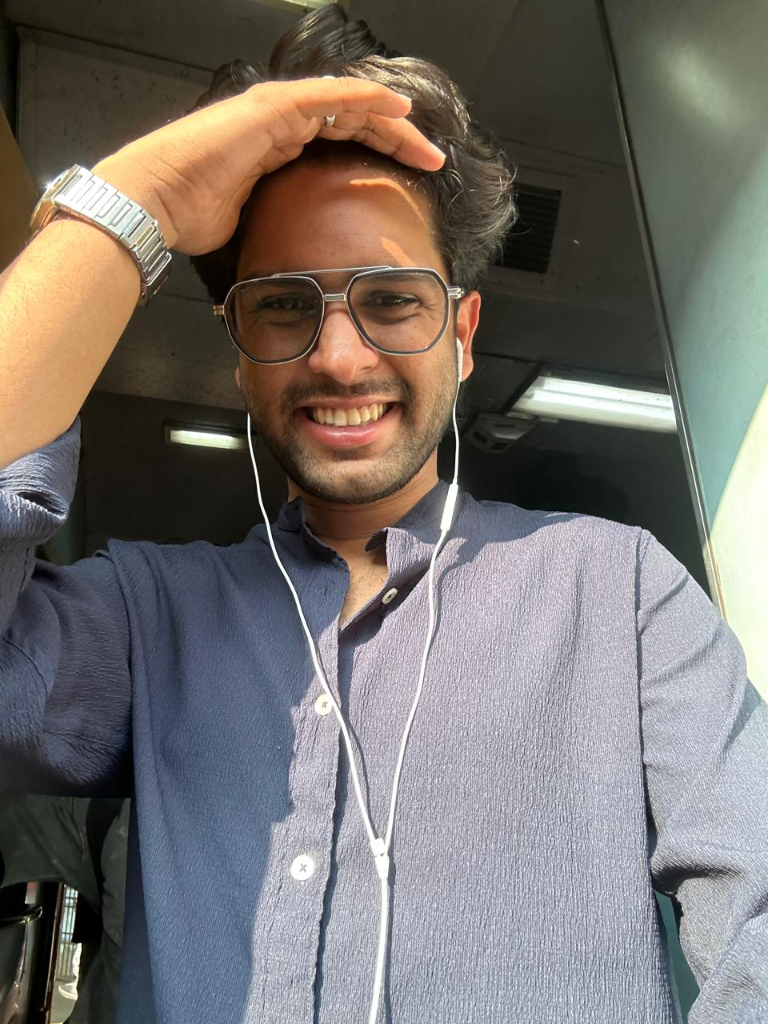
#> input picture source-photo.jpg, 768 x 1024 px
$ python make_banner.py
#> lines starting #> are read from the running program, lines starting #| are printed output that depends on the picture; after the words box and inside, x2 and y2 are one past the last pixel; in counts of white or black regions, pixels touching at a corner belong together
"""Generate dark/light animated GitHub profile banners.

Usage: python scripts/make_banner.py
Requires source-photo.jpg and source-mask.png from prep_photo.py.
"""
from __future__ import annotations

from pathlib import Path

import cv2
import numpy as np
from PIL import Image, ImageDraw, ImageEnhance, ImageFilter, ImageOps
from scipy.optimize import linear_sum_assignment

ROOT = Path(__file__).resolve().parent.parent
PHOTO = ROOT / "source-photo.jpg"
MASK = ROOT / "source-mask.png"
DATA = ROOT / "data"

GRID_W, GRID_H = 300, 340
CANVAS_W, CANVAS_H = 1180, 610
PORTRAIT_COLOR = {"dark": "#A78BFA", "light": "#7C3AED"}
CHROME = "#10B981"
ACCENT = {"dark": "#22D3EE", "light": "#0891B2"}
BACKGROUND = {"dark": "#0A101F", "light": "#F4F7FB"}
PANEL = {"dark": "#0D1424", "light": "#FFFFFF"}
TEXT = {"dark": "#E6EDF3", "light": "#172033"}
MUTED = {"dark": "#8290A4", "light": "#667085"}
DOT_SIZE = 1
INTRO_GROUPS = 60
DRIFT_BANDS = 94
TRAVELLER_COUNT = 900
LOOP_SECONDS = 14.2
FRAME_X, FRAME_Y, FRAME_W, FRAME_H = 28, 82, 420, 500
IMAGE_Y, IMAGE_SCALE = 119, 1.18
SEED = 650

# Profile details reused from the existing info card and confirmed by the user.
DISPLAY_NAME = "Shad"
USERNAME = "shaad0650"
ROLE = "Backend Intern @ Harman International"
ORIGIN = "Kozhikode"
EDUCATION = "IIIT DM Jabalpur, class of 2027"
STATUS = "Building · Learning · Shipping"
TOOLCHAIN = "VS Code · Git"
LANGUAGES = "TypeScript · JavaScript"
FRONTEND = "Next.js · React Native/Expo"
BACKEND = "Node.js · Socket.io"
DATABASE = "PostgreSQL/PostGIS · Redis"
GITHUB = "github.com/shaad0650"

EVENT_SECONDS = np.array([0.0, 3.0, 4.3, 6.3, 7.6, 9.6, 10.9, 12.9, LOOP_SECONDS])
KEY_TIMES = ";".join(f"{v / LOOP_SECONDS:.5f}" for v in EVENT_SECONDS)


def crop_to_grid_aspect(image: Image.Image, mask: Image.Image) -> tuple[Image.Image, Image.Image]:
    target_ratio = GRID_W / GRID_H
    width, height = image.size
    if width / height > target_ratio:
        crop_w = round(height * target_ratio)
        left = (width - crop_w) // 2
        box = (left, 0, left + crop_w, height)
    else:
        crop_h = round(width / target_ratio)
        top = max(0, min(height - crop_h, round(height * 0.04)))
        box = (0, top, width, top + crop_h)

    image = image.crop(box).resize((GRID_W, GRID_H), Image.Resampling.LANCZOS)
    mask = mask.crop(box).resize((GRID_W, GRID_H), Image.Resampling.LANCZOS)
    return image, mask


def clean_subject_mask(mask_image: Image.Image) -> np.ndarray:
    raw = np.asarray(mask_image.convert("L"), dtype=np.uint8)
    mask = np.where(raw >= 112, 255, 0).astype(np.uint8)
    kernel = cv2.getStructuringElement(cv2.MORPH_ELLIPSE, (5, 5))
    mask = cv2.morphologyEx(mask, cv2.MORPH_CLOSE, kernel)

    flood = mask.copy()
    flood_pad = np.zeros((GRID_H + 2, GRID_W + 2), dtype=np.uint8)
    cv2.floodFill(flood, flood_pad, (0, 0), 255)
    mask = cv2.bitwise_or(mask, cv2.bitwise_not(flood))

    count, labels, stats, _ = cv2.connectedComponentsWithStats(mask, 8)
    if count <= 1:
        raise ValueError("The source mask contains no foreground subject.")
    largest = 1 + int(np.argmax(stats[1:, cv2.CC_STAT_AREA]))
    cleaned = np.where(labels == largest, 255, 0).astype(np.uint8)
    return cleaned > 0


def prepare_raster() -> tuple[np.ndarray, np.ndarray]:
    if not PHOTO.is_file():
        raise FileNotFoundError(f"Portrait photo not found: {PHOTO}")
    if not MASK.is_file():
        raise FileNotFoundError(
            f"Subject mask not found: {MASK}. Run scripts/prep_photo.py first."
        )

    image = Image.open(PHOTO).convert("RGB")
    mask_image = Image.open(MASK).convert("L")
    if image.size != mask_image.size:
        raise ValueError("source-photo.jpg and source-mask.png must have matching dimensions.")

    image, mask_image = crop_to_grid_aspect(image, mask_image)
    gray = ImageOps.grayscale(image)
    gray = ImageOps.autocontrast(gray, cutoff=1)
    gray = ImageEnhance.Contrast(gray).enhance(1.3)
    gray = gray.filter(ImageFilter.UnsharpMask(radius=3, percent=140))
    subject = clean_subject_mask(mask_image)
    return np.asarray(gray, dtype=np.uint8), subject


def floyd_steinberg(gray: np.ndarray, foreground: np.ndarray | None, dark_mode: bool) -> np.ndarray:
    source = gray.astype(np.float32)
    work = 255.0 - source if dark_mode else source.copy()
    if foreground is None:
        foreground = np.ones(work.shape, dtype=bool)
    dots = np.zeros(work.shape, dtype=bool)
    height, width = work.shape

    for y in range(height):
        forward = (y % 2) == 0
        xs = range(width) if forward else range(width - 1, -1, -1)
        direction = 1 if forward else -1
        for x in xs:
            if not foreground[y, x]:
                work[y, x] = 255.0
                continue

            old = float(np.clip(work[y, x], 0.0, 255.0))
            new = 0.0 if old < 128.0 else 255.0
            dots[y, x] = new == 0.0
            error = old - new
            neighbors = (
                (x + direction, y, 7 / 16),
                (x - direction, y + 1, 3 / 16),
                (x, y + 1, 5 / 16),
                (x + direction, y + 1, 1 / 16),
            )
            for nx, ny, weight in neighbors:
                if 0 <= nx < width and ny < height and foreground[ny, nx]:
                    work[ny, nx] += error * weight

    return dots


def logo_masks() -> tuple[list[np.ndarray], list[str]]:
    labels = ["NODE.JS", "TYPESCRIPT", "NEXT.JS"]
    masks: list[np.ndarray] = []
    for kind in range(3):
        canvas = Image.new("L", (GRID_W, GRID_H), 0)
        draw = ImageDraw.Draw(canvas)
        cx, cy = GRID_W // 2, GRID_H // 2
        if kind == 0:
            nodes = [(cx, cy - 38), (cx - 34, cy + 22), (cx + 34, cy + 22)]
            draw.line([nodes[0], nodes[1]], fill=255, width=8)
            draw.line([nodes[0], nodes[2]], fill=255, width=8)
            draw.line([nodes[1], nodes[2]], fill=255, width=8)
            for x, y in nodes:
                draw.ellipse((x - 11, y - 11, x + 11, y + 11), fill=255)
        elif kind == 1:
            draw.line([(cx - 48, cy - 35), (cx - 78, cy), (cx - 48, cy + 35)],
                      fill=255, width=10, joint="curve")
            draw.line([(cx + 48, cy - 35), (cx + 78, cy), (cx + 48, cy + 35)],
                      fill=255, width=10, joint="curve")
            draw.line([(cx + 19, cy - 43), (cx - 19, cy + 43)], fill=255, width=9)
        else:
            draw.line([(cx - 35, cy + 40), (cx - 35, cy - 40),
                       (cx + 35, cy + 40), (cx + 35, cy - 40)],
                      fill=255, width=11, joint="curve")
        masks.append(np.asarray(canvas, dtype=np.uint8) > 0)
    return masks, labels


def sample_shape(mask: np.ndarray, count: int, rng: np.random.Generator) -> np.ndarray:
    yx = np.argwhere(mask)
    if len(yx) == 0:
        raise ValueError("A logo morph target has no drawable pixels.")
    selected = rng.choice(len(yx), size=count, replace=len(yx) < count)
    return yx[selected][:, ::-1].astype(np.float32)


def optimally_match_shapes(masks: list[np.ndarray], rng: np.random.Generator) -> np.ndarray:
    shapes = [sample_shape(mask, TRAVELLER_COUNT, rng) for mask in masks]
    matched = [shapes[0]]
    for source, target in zip(shapes, shapes[1:] + shapes[:1]):
        delta = source[:, None, :] - target[None, :, :]
        cost = np.sqrt(np.sum(delta * delta, axis=2))
        rows, cols = linear_sum_assignment(cost)
        ordered = np.empty_like(target)
        ordered[rows] = target[cols]
        matched.append(ordered)
    return np.stack(matched)


def path_for_points(points: np.ndarray) -> str:
    if len(points) == 0:
        return ""
    rows: dict[int, list[int]] = {}
    for x, y in points:
        rows.setdefault(int(y), []).append(int(x))

    commands: list[str] = []
    for y in sorted(rows):
        xs = sorted(set(rows[y]))
        start = previous = xs[0]
        for x in xs[1:] + [GRID_W + 2]:
            if x != previous + 1:
                run = previous - start + 1
                commands.append(f"M{start},{y + 0.5}h{run}")
                start = x
            previous = x
    return "".join(commands)


def band_labels(points: np.ndarray, rng: np.random.Generator) -> np.ndarray:
    logo_center = np.array([GRID_W / 2, GRID_H / 2], dtype=np.float32)
    direction = logo_center - points.mean(axis=0)
    if np.linalg.norm(direction) < 1:
        direction = np.array([1.0, 0.0], dtype=np.float32)
    direction /= np.linalg.norm(direction)
    projection = points @ direction + rng.normal(0, 4, len(points))
    order = np.argsort(projection)
    labels = np.empty(len(points), dtype=np.int16)
    labels[order] = np.minimum(
        np.arange(len(points)) * DRIFT_BANDS // len(points), DRIFT_BANDS - 1
    )
    return labels


def evenness_metric(points: np.ndarray, groups: np.ndarray) -> float:
    if len(points) == 0:
        return 0.0
    bounds_x = np.linspace(0, GRID_W + 1, 5)
    bounds_y = np.linspace(0, GRID_H + 1, 5)
    global_hist, _, _ = np.histogram2d(points[:, 1], points[:, 0], bins=(bounds_y, bounds_x))
    global_dist = global_hist.ravel() / global_hist.sum()
    scores = []
    for group in np.unique(groups):
        subset = points[groups == group]
        hist, _, _ = np.histogram2d(subset[:, 1], subset[:, 0], bins=(bounds_y, bounds_x))
        scores.append(np.abs(hist.ravel() / hist.sum() - global_dist).sum() / 2)
    return float(np.mean(scores))


def interleaved_group_labels(points: np.ndarray, rng: np.random.Generator) -> np.ndarray:
    labels = np.empty(len(points), dtype=np.int16)
    cell_x = np.minimum(points[:, 0] * 10 // GRID_W, 9)
    cell_y = np.minimum(points[:, 1] * 10 // GRID_H, 9)
    offsets = rng.integers(0, INTRO_GROUPS, 100)
    for y in range(10):
        for x in range(10):
            indices = np.flatnonzero((cell_x == x) & (cell_y == y))
            rng.shuffle(indices)
            labels[indices] = (np.arange(len(indices)) + offsets[y * 10 + x]) % INTRO_GROUPS
    return labels


def svg_path(path: str, color: str, extra: str = "") -> str:
    return (
        f'<path d="{path}" fill="none" stroke="{color}" stroke-width="{DOT_SIZE}" '
        f'stroke-linecap="butt" shape-rendering="crispEdges" {extra}/>'
    )


def rows_for_theme(theme: str) -> str:
    rows = [
        ("Subject", DISPLAY_NAME),
        ("Role", ROLE),
        ("Origin", ORIGIN),
        ("Education", EDUCATION),
        ("Status", STATUS),
        ("ToolChain", TOOLCHAIN),
        ("Core.Lang", LANGUAGES),
        ("Core.Frontend", FRONTEND),
        ("Core.Backend", BACKEND),
        ("Core.Database", DATABASE),
        ("Grid.GitHub", GITHUB),
    ]
    panel_text = TEXT[theme]
    muted = MUTED[theme]
    left_x, right_x, row_y, line_h = 505, 1138, 175, 23
    parts: list[str] = []
    for index, (label, value) in enumerate(rows):
        y = row_y + index * line_h
        value_chars = len(value)
        value_width = min(436, max(24, value_chars * 8.4))
        value_x = right_x - value_width
        label_width = len(label) * 8.4
        leader_start = left_x + label_width + 10
        leader_end = value_x - 12
        leader_count = max(0, int((leader_end - leader_start) / 16.8))
        leaders = "· " * leader_count
        parts.append(
            f'<text x="{left_x}" y="{y}" font-size="14" fill="{muted}">{label}</text>'
            f'<text x="{leader_start}" y="{y}" font-size="14" fill="{muted}" '
            f'>{leaders}</text>'
            f'<text x="{right_x}" y="{y}" text-anchor="end" textLength="{value_width:.1f}" '
            f'lengthAdjust="spacingAndGlyphs" font-size="14" fill="{panel_text}">{value}</text>'
        )
    return "\n".join(parts)


def make_svg(theme: str, ink_points: np.ndarray,
             logo_points: np.ndarray, logo_labels: list[str], rng: np.random.Generator) -> str:
    background, panel, text = BACKGROUND[theme], PANEL[theme], TEXT[theme]
    muted, ink, accent = MUTED[theme], PORTRAIT_COLOR[theme], ACCENT[theme]
    scale = IMAGE_SCALE
    offset_x = FRAME_X + (FRAME_W - GRID_W * scale) / 2
    loop_groups = band_labels(ink_points, rng)
    intro_groups = interleaved_group_labels(ink_points, rng)

    loop_paths: list[str] = []
    for group in range(DRIFT_BANDS):
        subset = ink_points[loop_groups == group]
        path = path_for_points(subset)
        if not path:
            continue
        center = subset.mean(axis=0)
        logo_center = logo_points[0].mean(axis=0)
        dx, dy = (logo_center - center) * 0.42
        group_attrs = (
            f'<animate attributeName="opacity" values="1;1;0;0;0;0;0;0;1" '
            f'keyTimes="{KEY_TIMES}" dur="{LOOP_SECONDS}s" begin="3.2s" repeatCount="indefinite"/>'
            f'<animateTransform attributeName="transform" type="translate" '
            f'values="0 0;0 0;{dx:.2f} {dy:.2f};{dx:.2f} {dy:.2f};'
            f'{dx:.2f} {dy:.2f};{dx:.2f} {dy:.2f};{dx:.2f} {dy:.2f};'
            f'{dx:.2f} {dy:.2f};0 0" keyTimes="{KEY_TIMES}" dur="{LOOP_SECONDS}s" '
            'begin="3.2s" repeatCount="indefinite"/>'
        )
        loop_paths.append(
            f'<g>{svg_path(path, ink)}{group_attrs}</g>'
        )

    intro_paths: list[str] = []
    for group in range(INTRO_GROUPS):
        path = path_for_points(ink_points[intro_groups == group])
        if not path:
            continue
        end = 0.55 + 1.45 * group / max(INTRO_GROUPS - 1, 1)
        anim = (
            f'<animate attributeName="opacity" values="0;1;1;0" '
            f'keyTimes="0;{end / 3.2:.5f};0.94;1" dur="3.2s" fill="freeze"/>'
        )
        intro_paths.append(f'<g>{svg_path(path, ink)}{anim}</g>')

    labels = []
    for index, name in enumerate(logo_labels):
        values = ["0"] * 9
        values[2 * index + 2] = "1"
        values[2 * index + 3] = "1"
        labels.append(
            f'<text x="{GRID_W / 2:.0f}" y="{GRID_H - 7}" text-anchor="middle" '
            f'font-size="9" letter-spacing="2" fill="{accent}" opacity="0">{name}'
            f'<animate attributeName="opacity" values="{";".join(values)}" '
            f'keyTimes="{KEY_TIMES}" dur="{LOOP_SECONDS}s" begin="3.2s" '
            'repeatCount="indefinite"/></text>'
        )

    traveller_parts = []
    for index in range(TRAVELLER_COUNT):
        x0, y0 = logo_points[0, index]
        x1, y1 = logo_points[1, index]
        x2, y2 = logo_points[2, index]
        x3, y3 = logo_points[3, index]
        x_values = [x0, x0, x0, x0, x1, x1, x2, x2, x3]
        y_values = [y0, y0, y0, y0, y1, y1, y2, y2, y3]
        traveller_parts.append(
            f'<circle r="1.35" fill="{accent}" cx="{x0:.1f}" cy="{y0:.1f}">'
            f'<animate attributeName="cx" values="{";".join(f"{v:.1f}" for v in x_values)}" '
            f'keyTimes="{KEY_TIMES}" dur="{LOOP_SECONDS}s" begin="3.2s" repeatCount="indefinite"/>'
            f'<animate attributeName="cy" values="{";".join(f"{v:.1f}" for v in y_values)}" '
            f'keyTimes="{KEY_TIMES}" dur="{LOOP_SECONDS}s" begin="3.2s" repeatCount="indefinite"/>'
            '</circle>'
        )

    header = f"""
      <rect x="0.5" y="0.5" width="{CANVAS_W-1}" height="{CANVAS_H-1}" rx="18"
            fill="{background}" stroke="{CHROME}" stroke-opacity=".42"/>
      <path d="M18 58H1162" stroke="{CHROME}" stroke-opacity=".45"/>
      <circle cx="30" cy="30" r="5" fill="#EF4444">
        <animate attributeName="opacity" values="1;.35;1" dur="1.2s" repeatCount="indefinite"/>
      </circle>
      <text x="48" y="35" font-size="13" fill="{text}" letter-spacing="2">VISUAL.MAP</text>
      <text x="930" y="35" text-anchor="end" font-size="13" fill="{muted}">profile.sh --live</text>
      <text x="1008" y="35" text-anchor="end" font-size="12" fill="#EF4444">LIVE</text>
      <rect x="1030" y="17" width="124" height="28" rx="14" fill="{CHROME}" fill-opacity=".14"
            stroke="{CHROME}" stroke-opacity=".65"/>
      <text x="1092" y="36" text-anchor="middle" font-size="14" fill="{CHROME}">@{USERNAME}</text>
      <rect x="{FRAME_X}" y="{FRAME_Y}" width="{FRAME_W}" height="{FRAME_H}" rx="14"
            fill="{panel}" stroke="{CHROME}" stroke-opacity=".55"/>
      <rect x="474" y="{FRAME_Y}" width="678" height="{FRAME_H}" rx="14"
            fill="{panel}" stroke="{CHROME}" stroke-opacity=".3"/>
      <text x="505" y="121" font-size="13" fill="{accent}" letter-spacing="2">SYSTEM.INFO</text>
      <text x="1138" y="121" text-anchor="end" font-size="12" fill="{muted}">PROFILE.READOUT</text>
      <text x="58" y="568" font-size="11" fill="{muted}" letter-spacing="1">MORPH / NODE.JS · TYPESCRIPT · NEXT.JS</text>
      <text x="505" y="548" font-size="12" fill="{muted}" letter-spacing="1">
        {DISPLAY_NAME.upper()} · {ORIGIN.upper()} · GITHUB.COM/{USERNAME.upper()}
      </text>
    """

    intro_start = (
        f'<g transform="translate({offset_x:.1f},{IMAGE_Y}) scale({scale})">'
        + "".join(intro_paths)
        + "</g>"
    )
    loop_portrait = (
        f'<g transform="translate({offset_x:.1f},{IMAGE_Y}) scale({scale})">'
        + "".join(loop_paths)
        + f'<animate attributeName="opacity" values="1;1;0;0;0;0;0;0;1" '
          f'keyTimes="{KEY_TIMES}" dur="{LOOP_SECONDS}s" begin="3.2s" repeatCount="indefinite"/>'
        + "</g>"
    )
    travellers = (
        f'<g transform="translate({offset_x:.1f},{IMAGE_Y}) scale({scale})" opacity="0">'
        f'<animate attributeName="opacity" values="0;0;1;1;1;1;1;1;0" '
        f'keyTimes="{KEY_TIMES}" dur="{LOOP_SECONDS}s" begin="3.2s" repeatCount="indefinite"/>'
        + "".join(labels)
        + "".join(traveller_parts)
        + "</g>"
    )
    svg = f"""<svg xmlns="http://www.w3.org/2000/svg" width="{CANVAS_W}" height="{CANVAS_H}"
      viewBox="0 0 {CANVAS_W} {CANVAS_H}">
      <style>text{{font-family:ui-monospace,SFMono-Regular,Menlo,Consolas,monospace}}</style>
      <title>{DISPLAY_NAME} · GitHub profile · {theme} theme</title>
      <rect width="{CANVAS_W}" height="{CANVAS_H}" fill="{background}"/>
      {header}
      {intro_start}
      {loop_portrait}
      {travellers}
      {rows_for_theme(theme)}
    </svg>"""
    return "\n".join(line.rstrip() for line in svg.splitlines()).strip() + "\n"


def main() -> None:
    rng = np.random.default_rng(SEED)
    gray, subject = prepare_raster()
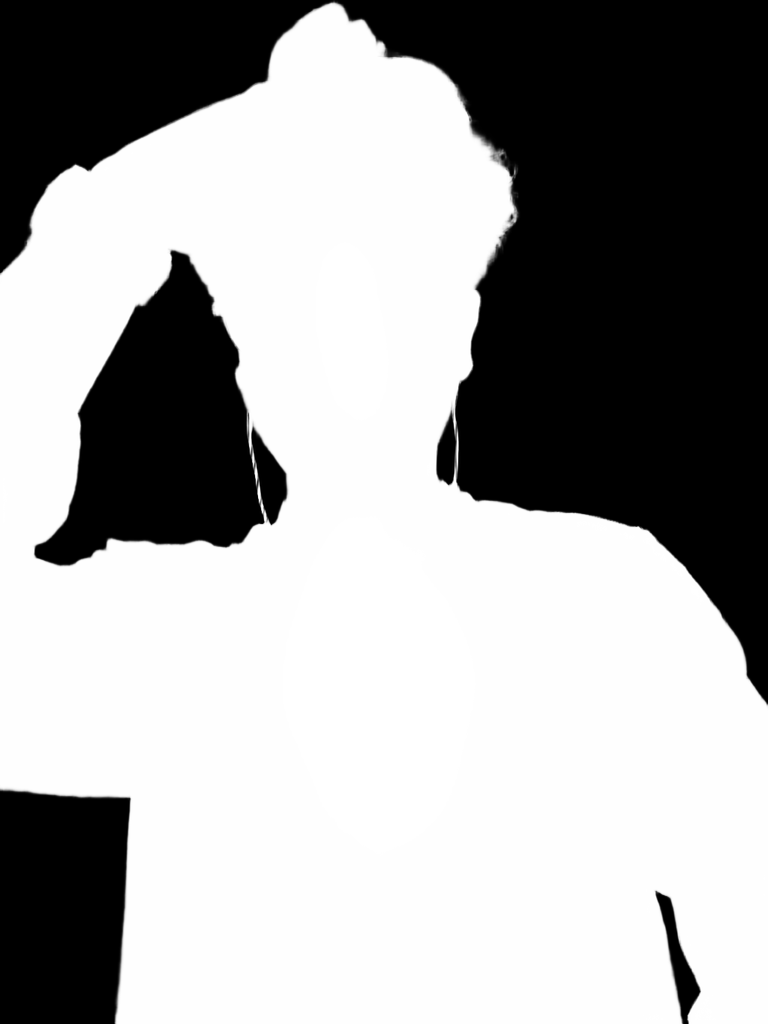
#> input picture source-mask.png, 768 x 1024 px
#> in prepare_raster, mask_image is the input picture: PIL image 768x1024 L; min 0, max 255, mean 162.9
#> in clean_subject_mask, `cv2.floodFill(flood, flood_pad, (0, 0), 255)`:
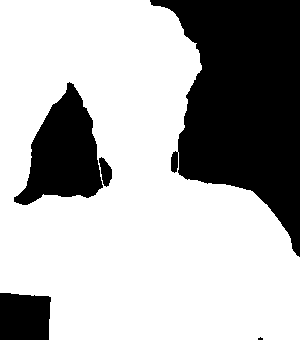
#> flood: shape (340, 300); 69% white; 5 black regions (1 under 20 px), largest, box (x1, y1, x2, y2) and area: (150, 0, 300, 257) 23045, (14, 82, 103, 205) 6101, (0, 293, 51, 340) 2245, (99, 157, 112, 187) 240
#> in clean_subject_mask, `mask = cv2.bitwise_or(mask, cv2.bitwise_not(flood))`:
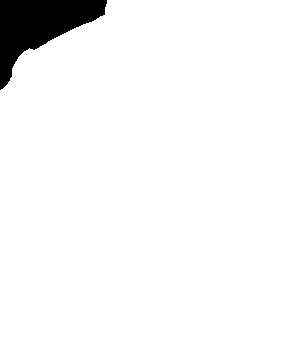
#> mask: shape (340, 300); 95.6% white; 1 black region, box (x1, y1, x2, y2) and area: (0, 0, 107, 90) 4464
#> in clean_subject_mask, `count, labels, stats, _ = cv2.connectedComponentsWithStats(mask, 8)`: count = 2; stats = [[0, 0, 107, 90, 4464], [0, 0, 300, 340, 97536]]
#> in clean_subject_mask, `largest = 1 + int(np.argmax(stats[1:, cv2.CC_STAT_AREA]))`: largest = 1
    dark_dots = floyd_steinberg(gray, subject, dark_mode=True)
#> after the loop in floyd_steinberg, `for y in range(height):`:
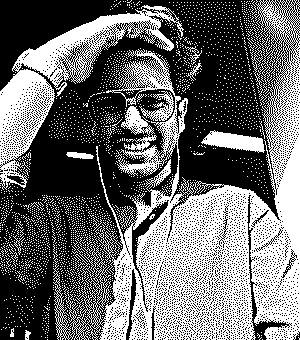
#> dots: shape (340, 300) bool; 42.6% white; 2564 white regions (2548 under 20 px), largest, box (x1, y1, x2, y2) and area: (53, 0, 300, 340) 30507, (0, 5, 184, 190) 7466, (201, 130, 265, 153) 831
#> after the loop in floyd_steinberg, `for y in range(height):`:
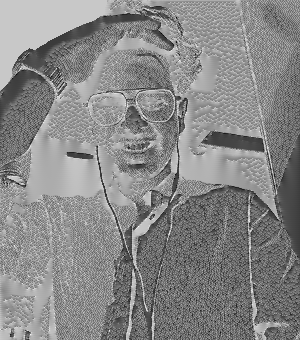
#> work: shape (340, 300) float32; min -108.5, max 354.8, mean 138.4; drawn with min black and max white
    light_dots = floyd_steinberg(gray, None, dark_mode=False)
#> call 2 of floyd_steinberg, with dark_mode = False
#> after the loop in floyd_steinberg (call 2), `for y in range(height):`:
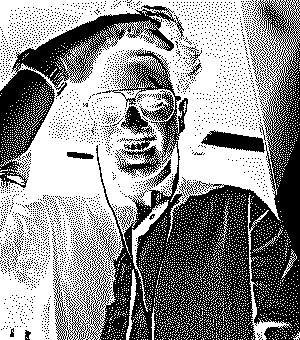
#> dots: shape (340, 300) bool; 57% white; 2935 black regions (2919 under 20 px), largest, box (x1, y1, x2, y2) and area: (53, 0, 300, 340) 30614, (0, 5, 184, 189) 7528, (201, 130, 265, 153) 831
#> after the loop in floyd_steinberg (call 2), `for y in range(height):`:
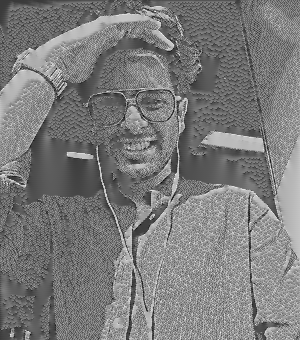
#> work: shape (340, 300) float32; min -108.9, max 363.3, mean 121.2; drawn with min black and max white
    np.save(DATA / "banner_dark_points.npy", dark_dots)
    np.save(DATA / "banner_light_points.npy", light_dots)
    np.save(DATA / "banner_gray.npy", gray)
    np.save(DATA / "banner_mask.npy", subject)

    logo_mask_list, logo_labels = logo_masks()
#> (the rest of the program and of its run is left out)
